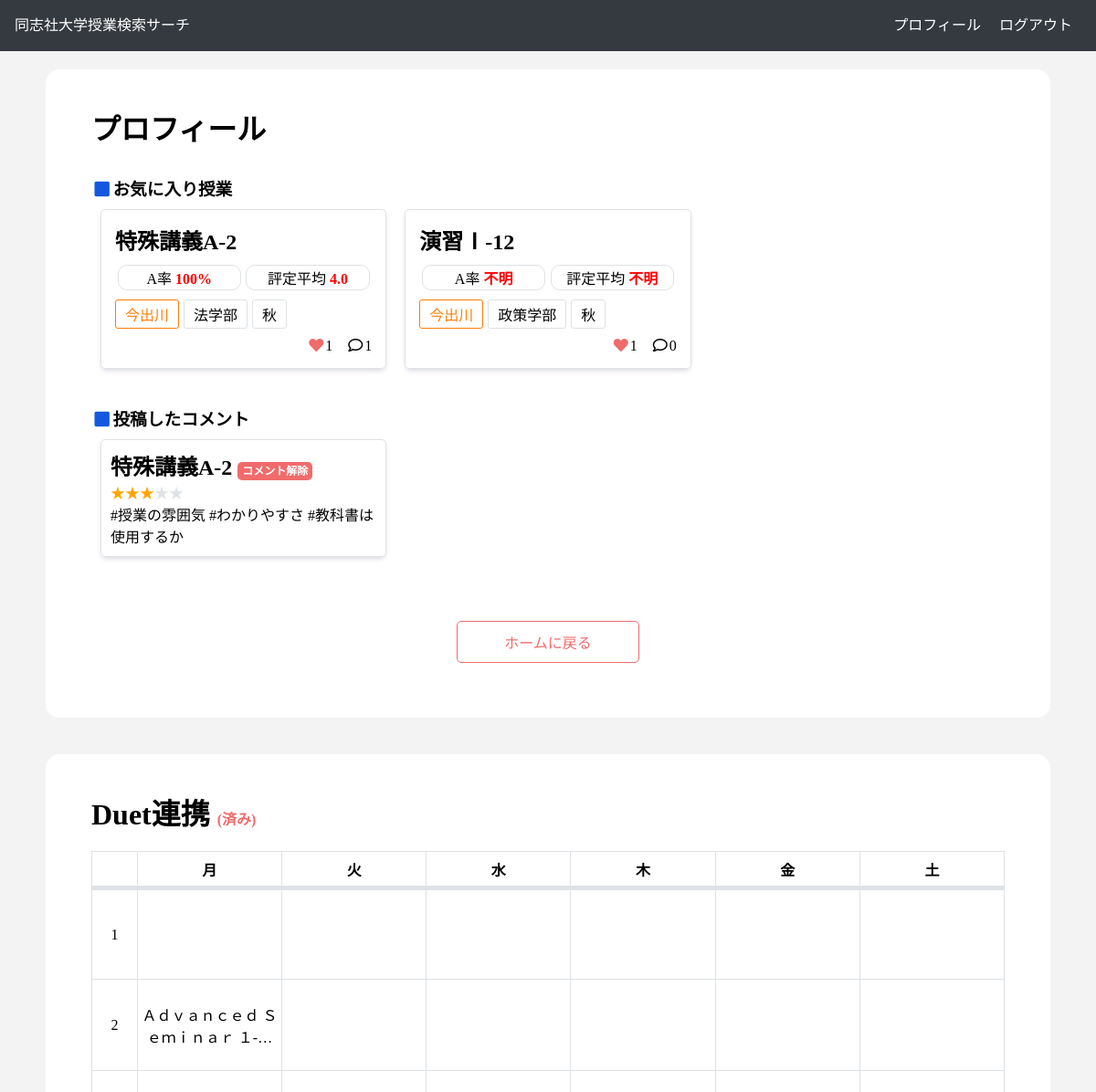
Before: /accounts/profile/ (signed in, upper part) with the older database file.
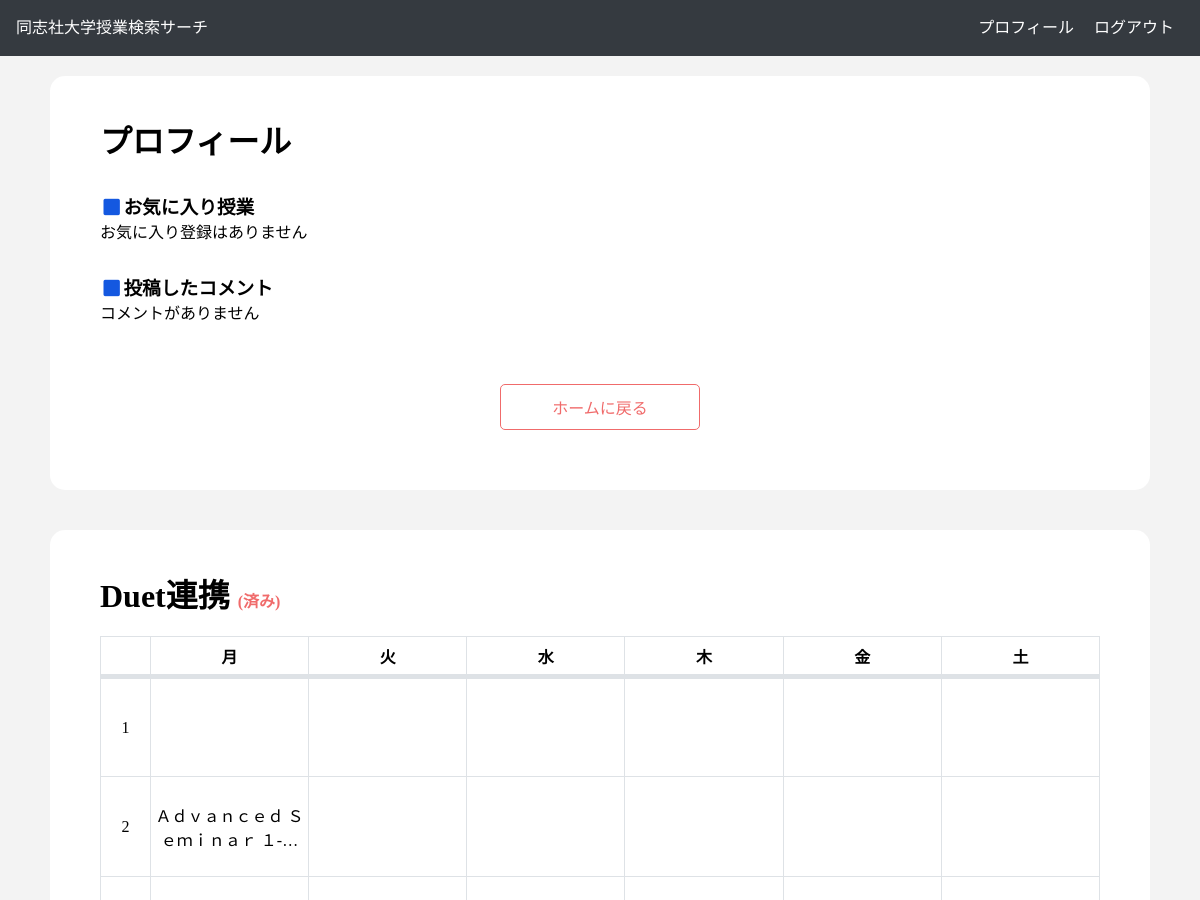
After: the same page with the newer database file.
### dclass_application/models.py (models this page shows, shortened)
class Classes(models.Model):
    class_name = models.CharField(max_length=100)
    a_ratio = models.FloatField(default=0.0)
    b_ratio = models.FloatField(default=0.0)
    c_ratio = models.FloatField(default=0.0)
    d_ratio = models.FloatField(default=0.0)
    f_ratio = models.FloatField(default=0.0)
    o_ratio = models.FloatField(default=0.0)
    average_evaluation = models.FloatField(default=0.0)
    two_ago_a_ratio = models.FloatField(default=0.0)
    three_ago_a_ratio = models.FloatField(default=0.0)
    term = models.CharField(max_length=100)
    year = models.IntegerField(default=2021)
    place = models.CharField(max_length=100)
    class_form = models.CharField(max_length=100)
    day = models.CharField(max_length=100)
    time = models.CharField(max_length=100)
    favorite = models.IntegerField(default=0)
    textbook = models.CharField(max_length=100) #文字列でリスト代用
    code = models.CharField(max_length=100)
    faculty = models.CharField(max_length=100)
    teacher = models.CharField(max_length=100) #文字列でリストを代用
    syllabus_link = models.CharField(max_length=100)
    test_ratio = models.IntegerField(default=0)
    report_ratio = models.IntegerField(default=0)
    participation_ratio = models.IntegerField(default=0)
    comment_num = models.IntegerField(default=0)
    num_student = models.IntegerField(default=0)
    credit = models.IntegerField(default=0)
    def get_short_faculty(self):
        if self.faculty == 'グローバル・コミュニケーション学部': return 'グロコミ'
        if self.faculty == 'グローバル地域文化学部': return 'グロ地域'
        return self.faculty
    def get_modified_a_ratio(self):
        if self.a_ratio == -1: return '不明'
        return str(int(self.a_ratio))+'%'
    def get_modified_average_evaluation(self):
        if self.average_evaluation == -1.0: return '不明'
        return self.average_evaluation

class Comment(models.Model):
    text = models.TextField()
    cl = models.ForeignKey(Classes, on_delete=models.CASCADE)
    user = models.ForeignKey('accounts.CustomUser', on_delete=models.DO_NOTHING)
    star = models.IntegerField(default=0)
    created_at = models.DateTimeField(default=timezone.now)
    def get_star(self):
        return '★' * self.star
    def get_left_star(self):
        return '★' * (5 - self.star)

### accounts/views.py (the view)
# urls.py: path('profile/', ProfileView.as_view(), name = 'profile'),
class ProfileView(LoginRequiredMixin ,TemplateView):
    user_model = CustomUser
    comment_model = Comment
    def get(self, request, *args, **kwargs):
        user = self.user_model.objects.get(id=request.user.id)
        mycomment = self.comment_model.objects.filter(user=user)
        params = {
            'user': user,
            'mycomments': mycomment,
            'form': DuetForm,
            'class_table': self.get_class_table(user.duet_classes)
        }
        return render(request, 'accounts/profile.html', params)
    def get_class_table(self, data):
        class_table = [['None'] * 6 for _ in range(7)]
        if not data: return class_table
        data = data.split('@')
        for i in range(6 * 7):
            class_table[i//6][i%6] = data[i]
        return class_table

### accounts/templates/accounts/profile.html (shortened to what this page needs)
{% extends 'base.html' %}
{% load static %}
{% block css %}
    <link rel="stylesheet" href="{% static 'css/profile.css' %}">
    <link rel="stylesheet" href="{% static 'css/_class_list.css' %}">
{% endblock css %}
{% block main %}
    <div class="wrapper">
        <h1>プロフィール</h1>
        <div class="favorite_class_w">
            <h3><i class="fas fa-square fa-fw my-blue"></i>お気に入り授業</h3>
            <div class="class_w">
                {% for cl in user.favorite_class.all %}
                    {% include "_class_list.html" %}
                {% empty %}
                    <p>お気に入り登録はありません</p>
                {% endfor %}
            </div>
        </div>
        <div class="posted_comment_w">
            <h3><i class="fas fa-square fa-fw my-blue"></i>投稿したコメント</h3>
            <div class="comment_w">
                {% for comment in mycomments %}
                    <div class="class_result">
                        <div class="comment_result_content">
                            <h2>
                                {{comment.cl.class_name}}
                                <a class="remove_comment" href={% url 'remove_comment'　comment.id %}>コメント解除</a>
                            </h2>
                            <span class="star">{{comment.get_star}}</span><span class="my-gray">{{comment.get_left_star}}</span>
                            <p>{{comment.text}}</p>
                        </div>
                    </div>
                {% empty %}
                    <p>コメントがありません</p>
                {% endfor %}
            </div>
        </div>
        {% include "_back_btn.html" %}
    </div>
    {% if user.is_authenticated %}
        <div class="wrapper">
            <h1>
            Duet連携
            {% if user.duet_classes != '' %}
            <span class='emphasize'>(済み)</span>
            {% endif %}
            </h1>
            <div>
                {% if user.duet_classes != '' %}
                    <table class='duet_table'>
                    <tr>
                        <th></th>
                        <th>月</th>
                        <th>火</th>
                        <th>水</th>
                        <th>木</th>
                        <th>金</th>
                        <th>土</th>
                    </tr>
                    {% for class_time in class_table %}
                        <tr>
                            <td>{{forloop.counter}}</td>
                        {% for cl in class_time %}
                            <td>
                                {{ cl | truncatechars:20 }}
                            </td>
                        {% endfor %}
                        </tr>
                    {% endfor %}
                    </table>
                {% endif %}
            </div>
        </div>
    {% endif %}
{% endblock main %}

### dclass_application/templates/base.html (shortened to what this page needs)
{% load static %}
<!DOCTYPE html>
<html lang="ja">
<head>
    {% block css %}
    {% endblock css %}
    <link rel="stylesheet" href="{% static 'css/main.css' %}">
    <link rel="stylesheet" href="{% static 'css/_header.css' %}">
    <link href="https://use.fontawesome.com/releases/v5.6.1/css/all.css" rel="stylesheet">
</head>
<body>
{% include "_header.html" %}
<div class="main">
    {% block main %}
    {% endblock main %}
</div>
</body>
</html>

### dclass_application/templates/_header.html
<header>
    <ul>
        <div class="header_left">
            <li><a href={% url 'index' %}>同志社大学授業検索サーチ</a></li>
        </div>
        <div class="header_right">
            {% if user.is_authenticated %}
                <li><a href={% url 'profile' %}>プロフィール</a></li>
                <li><a href={% url 'account_logout' %}>ログアウト</a></li>
            {% else %}
                <li><a href={% url 'account_login' %}>ログイン</a>
                <li><a href={% url 'account_signup' %}>新規登録</a></li>
            {% endif %}
        </div>
    </ul>
</header>

### dclass_application/templates/_back_btn.html
<div class="back_btn_w">
    <a href={% url 'index' %}>ホームに戻る</a>
</div>

### dclass_application/templates/_class_list.html (shortened to what this page needs)
<div class="class_result">
    <a href="{% url 'class' cl.id %}">
        <div class="class_result_content">
            <ul>
                <li class="class_result_title">
                    <h2>{{ cl.class_name | truncatechars:10 }}</h2>
                </li>
                <li>
                    <p class="class_a_average_evaluation">A率 <span class="score">{{cl.get_modified_a_ratio}}</span></p>
                    <p class="class_a_average_evaluation">評定平均 <span class="score">{{cl.get_modified_average_evaluation}}</span></p>
                </li>
                <li>
                    {% if cl.place == "今出川" %}
                        <p class="tag imadegawa_tag">{{ cl.place }}</p>
                    {% else %}
                        <p class="tag kyoutanabe_tag">{{ cl.place }}</p>
                    {% endif %}
                    <p class="tag faculty_tag">{{ cl.get_short_faculty }}</p>
                    <p class="tag">{{ cl.term }}</p>
                </li>
                <li>
                    <p><i class="fas fa-heart fa-fw my-pink"></i>{{ cl.favorite }}</p>
                    <p><i class="far fa-comment fa-fw"></i>{{cl.comment_num}}</p>
                </li>
            </ul>
        </div>
    </a>
</div>

### dclass_application/static/css/profile.css (style rules this page uses)
.favorite_class_w { margin: 30px 0; }
.posted_comment_w { margin: 30px 0; }
.duet_table { border-collapse: collapse; margin: 0 auto; margin: 20px 0px; }
.duet_table th, td { border: solid 1px var(--my-gray); height: 100px; text-align: center; box-sizing: border-box; }
.duet_table th { height: 40px; border-bottom: 5px solid var(--my-gray); }
.duet_table th:not(:first-child) { width:calc(95%/6) }
.duet_table tr td:first-child { width: 5%; }
.emphasize { font-size: 16px; color: var(--my-pink); }

### dclass_application/static/css/main.css (style rules this page uses)
* { margin: 0; padding: 0; }
body { font-family: "Noto Sans Japanese", "ヒラギノ角ゴ Pro W3", "Hiragino Kaku Gothic Pro", "メイリオ", "Meiryo", "ＭＳ Ｐゴシック", "Osaka", "sans-serif"; }
a { text-decoration: none; color: black; }
li { list-style: none; }
:root { --my-gray: #DEE2E6; --my-light-gray: #F3F3F3; --my-black: #353A40; --my-blue: #1458e0; --my-light-blue: rgba(40, 213, 243, 0.972); --my-pink: #F06B6B; --my-star: #F8C601; --my-green: #28A745; }
.my-blue { color: var(--my-blue) }
header { background-color: var(--my-black); color: white; height: 40px; line-height: 40px; padding: 8px 16px; }
html { background-color: var(--my-light-gray); }
.main { padding-bottom: 100px; width: 100%; max-width: 1100px; margin: 0 auto; }
.wrapper { margin: 40px 0px; padding: 40px 50px; background-color: white; border-radius: 15px; margin-top: 20px; }
.class_w { display: flex; flex-wrap: wrap; }
.comment_w { display: flex; flex-wrap: wrap; }
.back_btn_w a { width: 200px; padding: 10px 20px; color: var(--my-pink); border: 1px solid var(--my-pink); box-sizing: border-box; border-radius: 5px; display: block; margin: 0 auto; }
.back_btn_w { text-align: center; margin: 60px 0px 20px; }

### dclass_application/static/css/_header.css (style rules this page uses)
.header_right { margin-left: auto; display: flex; }
.header_right li { padding: 0px 10px; box-sizing: border-box; }
header a { color: white; }
header ul { display: flex; }

Changed rows visible on the page:
removed Classes: class_name "特殊講義A-2", get_modified_a_ratio "100%", get_modified_average_evaluation "4.0", place "今出川", get_short_faculty "法学部", term "秋", favorite "1", comment_num "1"
removed Classes: class_name "演習Ⅰ-12", get_modified_a_ratio "不明", get_modified_average_evaluation "不明", place "今出川", get_short_faculty "政策学部", term "秋", favorite "1", comment_num "0"
removed Comment: cl.class_name "特殊講義A-2", get_star "★★★", get_left_star "★★", text "#授業の雰囲気 #わかりやすさ #教科書は使用するか"
Other visible differences:
text now shown: "お気に入り登録はありません コメントがありません"
